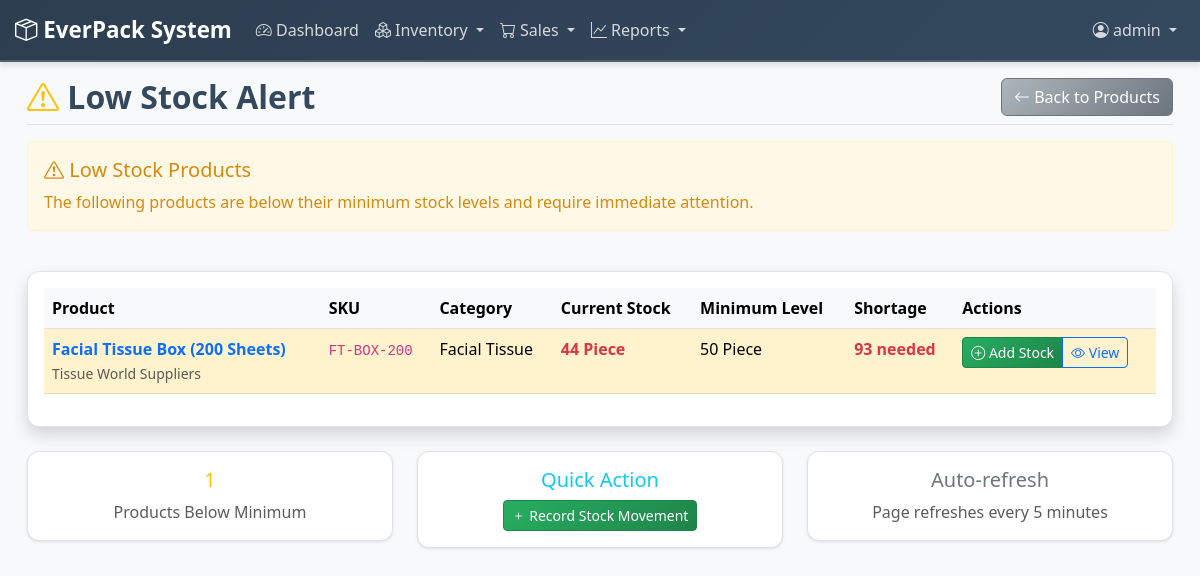
/inventory/low-stock/ (signed in), run on an earlier commit of the app's database.
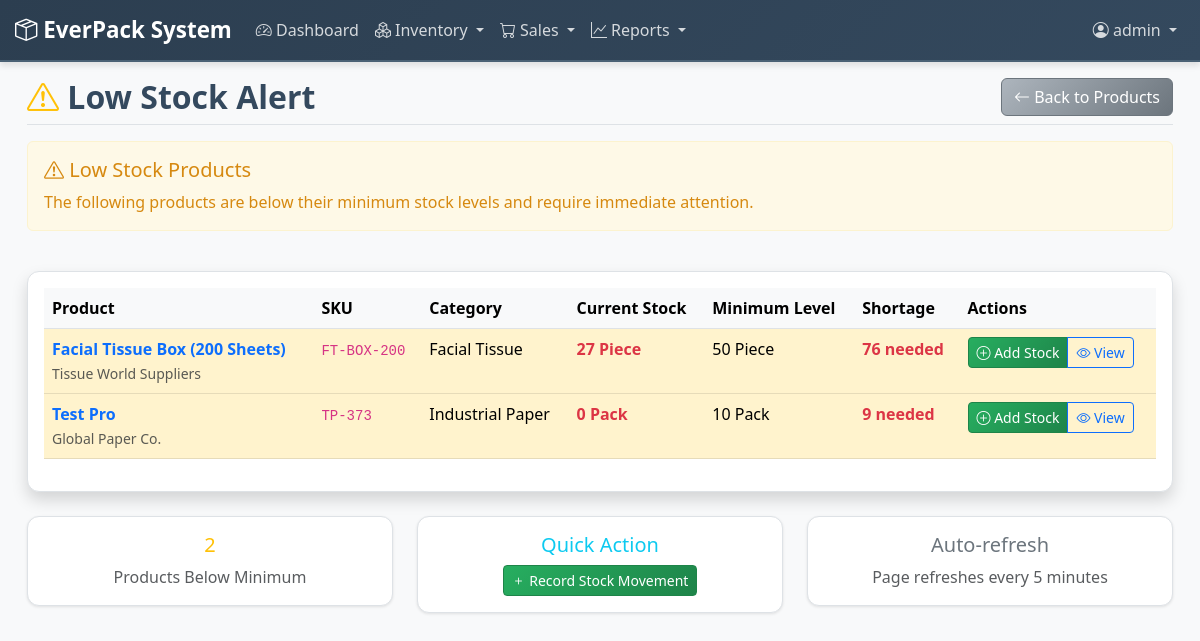
And on a later commit of the database.
### inventory/models.py (models this page shows, shortened)
class Product(models.Model):
    UNIT_CHOICES = [
        ('PACK', 'Pack'),
        ('CARTON', 'Carton'),
        ('PIECE', 'Piece'),
        ('ROLL', 'Roll'),
    ]
    name = models.CharField(max_length=200)
    description = models.TextField(blank=True)
    category = models.ForeignKey(Category, on_delete=models.CASCADE, related_name='products')
    sku = models.CharField(max_length=50, unique=True, help_text="Stock Keeping Unit")
    barcode = models.CharField(max_length=100, blank=True, null=True)
    unit = models.CharField(max_length=10, choices=UNIT_CHOICES, default='PACK')
    cost_price = models.DecimalField(max_digits=10, decimal_places=2)
    selling_price = models.DecimalField(max_digits=10, decimal_places=2)
    minimum_stock_level = models.PositiveIntegerField(default=10)
    supplier = models.ForeignKey(Supplier, on_delete=models.CASCADE, related_name='products')
    created_at = models.DateTimeField(auto_now_add=True)
    updated_at = models.DateTimeField(auto_now=True)
    is_active = models.BooleanField(default=True)
    @property
    def current_stock(self):
        stock_in = self.stock_movements.filter(movement_type='IN').aggregate(
            total=models.Sum('quantity'))['total'] or 0
        stock_out = self.stock_movements.filter(movement_type='OUT').aggregate(
            total=models.Sum('quantity'))['total'] or 0
        return stock_in - stock_out
    @property
    def is_low_stock(self):
        return self.current_stock <= self.minimum_stock_level
    class Meta:
        ordering = ['name']

class Supplier(models.Model):
    name = models.CharField(max_length=200)
    contact_person = models.CharField(max_length=100)
    phone = models.CharField(max_length=20)
    email = models.EmailField(blank=True, null=True)
    address = models.TextField()
    created_at = models.DateTimeField(auto_now_add=True)
    updated_at = models.DateTimeField(auto_now=True)
    is_active = models.BooleanField(default=True)
    class Meta:
        ordering = ['name']

class Category(models.Model):
    name = models.CharField(max_length=100, unique=True)
    description = models.TextField(blank=True)
    created_at = models.DateTimeField(auto_now_add=True)
    class Meta:
        ordering = ['name']
        verbose_name_plural = 'Categories'

### inventory/views.py (the view)
# urls.py: path('low-stock/', views.LowStockView.as_view(), name='low_stock'),
class LowStockView(LoginRequiredMixin, TemplateView):
    template_name = 'inventory/low_stock.html'
    def get_context_data(self, **kwargs):
        context = super().get_context_data(**kwargs)
        context['low_stock_products'] = Product.objects.filter(
            id__in=[p.id for p in Product.objects.all() if p.is_low_stock]
        )
        return context

### accounts/templatetags/role_tags.py (called while the page is built, shortened)
@register.filter
def get_user_role(user):
    if not user or not user.is_authenticated:
        return None
    if user.is_superuser:
        return 'admin'

@register.simple_tag
def can_access_app(user, app_name):
    role = get_user_role(user)
    role_permissions = {
        'admin': ['dashboard', 'inventory', 'sales', 'reports', 'accounts'],
        'manager': ['dashboard', 'inventory', 'sales', 'reports', 'accounts'],
        'sales_rep': ['dashboard', 'inventory', 'sales']
    }
    if not role or role not in role_permissions:
        return False
    return app_name in role_permissions[role]

@register.simple_tag
def can_perform_action(user, action):
    role = get_user_role(user)
    role_actions = {
        'admin': ['view', 'add', 'change', 'delete'],
        'manager': ['view', 'add', 'change'],
        'sales_rep': ['view', 'add', 'change']
    }
    if not role or role not in role_actions:
        return False
    return action in role_actions[role]

### templates/inventory/low_stock.html (shortened to what the changed rows need)
{% extends 'base.html' %}
{% load role_tags %}
{% block page_title %}
    <i class="bi bi-exclamation-triangle text-warning"></i> Low Stock Alert
{% endblock %}
{% block content %}
<div class="card shadow">
    <div class="card-body">
        <div class="table-responsive">
            <table class="table table-hover">
                <thead class="table-light">
                    <tr>
                        <th>Product</th>
                        <th>SKU</th>
                        <th>Category</th>
                        <th>Current Stock</th>
                        <th>Minimum Level</th>
                        <th>Shortage</th>
                        <th>Actions</th>
                    </tr>
                </thead>
                <tbody>
                    {% for product in low_stock_products %}
                    <tr class="table-warning">
                        <td>
                            <a href="{% url 'inventory:product_detail' product.pk %}" class="text-decoration-none">
                                <strong>{{ product.name }}</strong>
                            </a>
                            <br><small class="text-muted">{{ product.supplier.name }}</small>
                        </td>
                        <td><code>{{ product.sku }}</code></td>
                        <td>{{ product.category.name }}</td>
                        <td>
                            <strong class="text-danger">{{ product.current_stock }} {{ product.get_unit_display }}</strong>
                        </td>
                        <td>{{ product.minimum_stock_level }} {{ product.get_unit_display }}</td>
                        <td>
                            <strong class="text-danger">
                                {{ product.minimum_stock_level|add:product.current_stock|add:"-1" }} needed
                            </strong>
                        </td>
                        <td>
                            <div class="btn-group btn-group-sm" role="group">
                                {% can_perform_action user 'delete' as can_manage_stock %}
                                {% if can_manage_stock %}
                                <a href="{% url 'inventory:stock_movement_add' %}?product={{ product.pk }}" class="btn btn-success" title="Add Stock">
                                    <i class="bi bi-plus-circle"></i> Add Stock
                                </a>
                                {% endif %}
                                <a href="{% url 'inventory:product_detail' product.pk %}" class="btn btn-outline-primary" title="View Details">
                                    <i class="bi bi-eye"></i> View
                                </a>
                            </div>
                        </td>
                    </tr>
                    {% endfor %}
                </tbody>
            </table>
        </div>
    </div>
</div>
<div class="row mt-4">
    <div class="col-md-4">
        <div class="card text-center">
            <div class="card-body">
                <h5 class="card-title text-warning">{{ low_stock_products|length }}</h5>
                <p class="card-text text-muted">Products Below Minimum</p>
            </div>
        </div>
    </div>
    {% can_perform_action user 'delete' as can_manage_stock %}
</div>
{% endblock %}

What changed in the data, as far as the page shows it:
computed for Product "Facial Tissue Box (200 Sheets)": current_stock "44" → "27"; minimum_stock_level|add "93" → "76"
added Product: name "Test Pro", supplier.name "Global Paper Co.", sku "TP-373", category.name "Industrial Paper", current_stock "0", unit "Pack", minimum_stock_level "10", minimum_stock_level|add "9"
Also different on the page:
{{ low_stock_products|length }}: "1" → "2"
